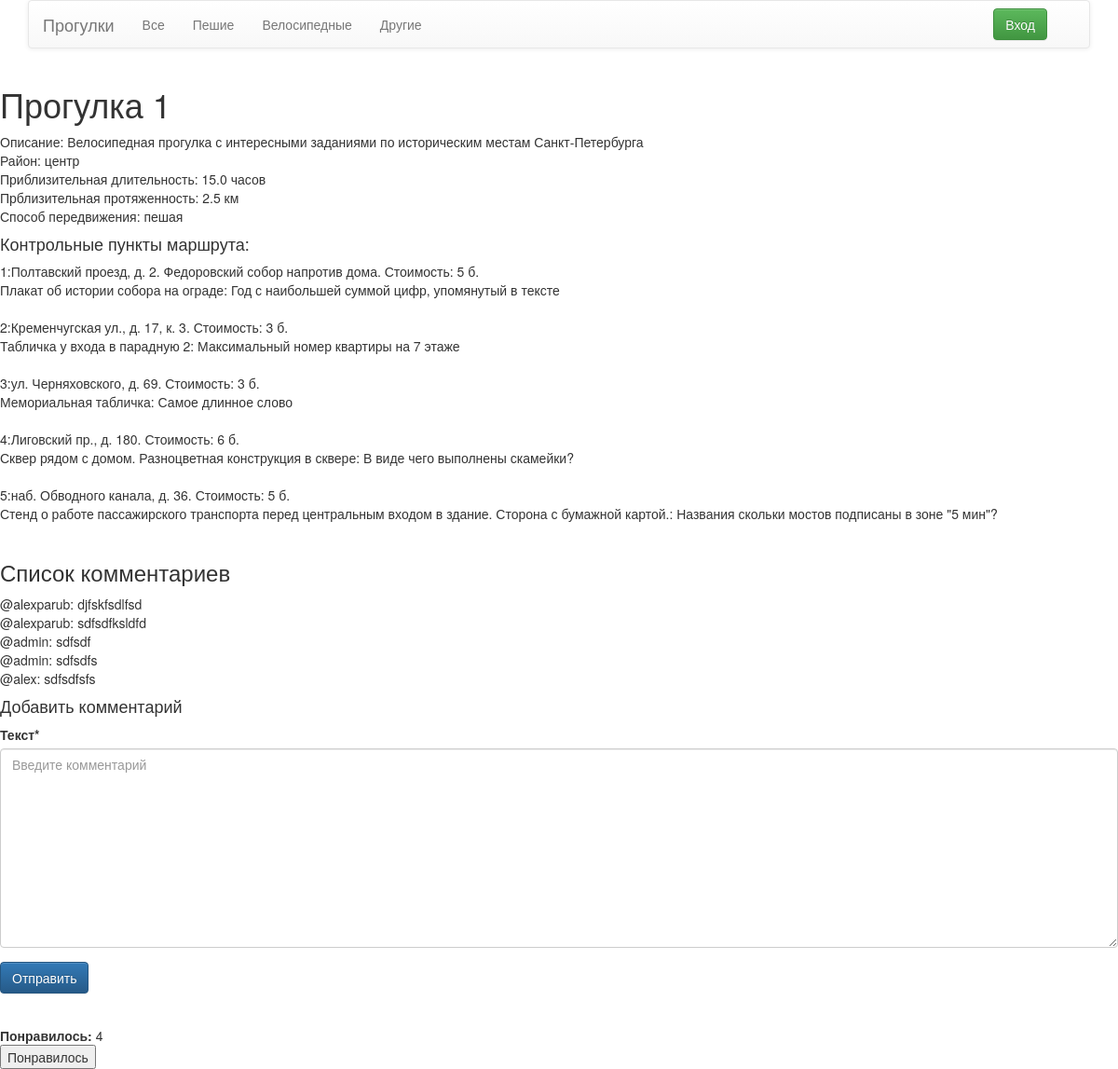
/1/, run on the app's committed database.
### walk/models.py (models this page shows, shortened)
class Walk(models.Model):
    description = models.TextField(blank=True)
    TYPE_OF_MOVE = (
        ('feet', 'пешая'),
        ('bikes', 'велосипедная'),
        ('rollers', 'на роликах'),
        ('other', 'другой'),)
    type_of_move = models.CharField(max_length=30, choices= TYPE_OF_MOVE)
    oriented_duration = models.FloatField()
    oriented_extension = models.FloatField()
    oriented_region = models.CharField(blank=True, max_length=200)
    created_at =  models.DateTimeField(auto_now_add=True)
    modified_at =  models.DateTimeField(auto_now=True)

class Comment(models.Model):
    user = models.ForeignKey(to = User, related_name='comments')
    walk = models.ForeignKey(to = Walk, related_name='comments')
    text = models.TextField(verbose_name='Текст')
    created_at = models.DateTimeField(auto_now_add=True)
    modified_at =  models.DateTimeField(auto_now=True)

### checkpoint/models.py (models this page shows, shortened)
class CheckPoint(models.Model):
    place = models.ForeignKey(to = Place, related_name='checkpoints')
    puzzle = models.ForeignKey(to = Puzzle, related_name='checkpoints')
    walk = models.ForeignKey(to = Walk, related_name='checkpoints')
    index_number = models.IntegerField()
    points = models.IntegerField(default=0)
    is_bonus = models.BooleanField(default = False)
    created_at = models.DateTimeField(auto_now_add=True)
    modified_at =  models.DateTimeField(auto_now=True)

class Place(models.Model):
    city = models.CharField(max_length=50)
    address = models.CharField(max_length=200)
    description = models.TextField(blank=True)
    created_at = models.DateTimeField(auto_now_add=True)
    modified_at =  models.DateTimeField(auto_now=True)
    def __str__(self):
        return self.address

class Puzzle(models.Model):
    puzzle_object = models.CharField(max_length=400)
    question = models.TextField()
    answer = models.CharField(max_length=255)
    created_at = models.DateTimeField(auto_now_add=True)
    modified_at =  models.DateTimeField(auto_now=True)
    def __str__(self):
        return self.puzzle_object + ': ' + self.question

### core/models.py (models this page shows)
class User(AbstractUser):
    def __str__(self):
        return str(self.username)

### walk/views.py (the view)
# urls.py: url(r'^(?P<pk>\d+)/', WalkView.as_view(), name = 'walk_detail'),
class WalkView(DetailView):
	template_name = 'walk/walk_detail.html'
	queryset = Walk.objects.all()
	def get_context_data(self, **kwargs):
		context = super(WalkView, self).get_context_data(**kwargs)
		form = CommentForm()
		context['form'] = form
		return context

### walk/views.py
class CommentForm(forms.ModelForm):
	class Meta:
		model = Comment
		exclude = ('modified_at', 'created_at', 'user', 'walk')
	def __init__(self, *args, **kwargs):
		super(CommentForm, self).__init__(*args, **kwargs)
		self.helper = FormHelper()
		self.helper.form_method = 'GET'
		self.helper.layout = Layout(
			Field("text", placeholder="Введите комментарий"),)
		self.helper.add_input(Submit('submit', 'Отправить'))

### walk/templates/walk/walk_detail.html (shortened to what this page needs)
{%extends "core/base.html" %}
{% load crispy_forms_tags %}
{% block title %}
<h1> Прогулка {{walk.id}} </h1>
{% endblock %}
{% block content %}
<div>Описание: {{walk.description}}</div>
<div>Район: {{walk.oriented_region}}</div>
<div>Приблизительная длительность: {{walk.oriented_duration}} часов</div>
<div>Прблизительная протяженность: {{walk.oriented_extension}} км</div>
<div>Способ передвижения: {{walk.get_type_of_move_display}}</div>
<h4>Контрольные пункты маршрута:</h4>
{% for checkpoint in walk.checkpoints.all|dictsort:"index_number" %}
<div>{{checkpoint.index_number}}:{{checkpoint.place}}. Стоимость: {{checkpoint.points}} б.</div>
<div>{{checkpoint.puzzle}}</div>
<br>
{% endfor%}
<h3>Список комментариев</h3>
{% for comment in walk.comments.all %}
<div class="user">@{{comment.user}}: {{comment.text}}
</div>
{%endfor %}
<h4>Добавить комментарий</h4>
<div>
<form method="post" action="{%url 'walks:add_comment' walk.id%}">
        {% crispy form %}
</form>
</div>
<br>
<b>Понравилось:</b> {{walk.likes.all.count}}
<form method="post" action="{%url 'walks:add_like' walk.id%}">
    <input type="submit" value="Понравилось">
</form>
{% endblock %}

### data on the page
Walk: id "1", description "Велосипедная прогулка с интересными заданиями по историческим местам Санкт-Петербурга", oriented_region "центр", oriented_duration "15.0", oriented_extension "2.5", type_of_move "пешая", likes.all.count "4"
CheckPoint: index_number "1", place "Полтавский проезд, д. 2. Федоровский собор напротив дома", points "5", puzzle "Плакат об истории собора на ограде: Год с наибольшей суммой цифр, упомянутый в тексте"
CheckPoint: index_number "2", place "Кременчугская ул., д. 17, к. 3", points "3", puzzle "Табличка у входа в парадную 2: Максимальный номер квартиры на 7 этаже"
CheckPoint: index_number "3", place "ул. Черняховского, д. 69", points "3", puzzle "Мемориальная табличка: Самое длинное слово"
CheckPoint: index_number "4", place "Лиговский пр., д. 180", points "6", puzzle "Сквер рядом с домом. Разноцветная конструкция в сквере: В виде чего выполнены скамейки?"
CheckPoint: index_number "5", place "наб. Обводного канала, д. 36", points "5", puzzle "Стенд о работе пассажирского транспорта перед центральным входом в здание. Сторона с бумажной картой.: Названия скольки мостов подписаны в зоне \"5 мин\"?"
Comment: user "alexparub", text "djfskfsdlfsd"
Comment: user "alexparub", text "sdfsdfksldfd"
Comment: user "admin", text "sdfsdf"
Comment: user "admin", text "sdfsdfs"
Comment: user "alex", text "sdfsdfsfs"
